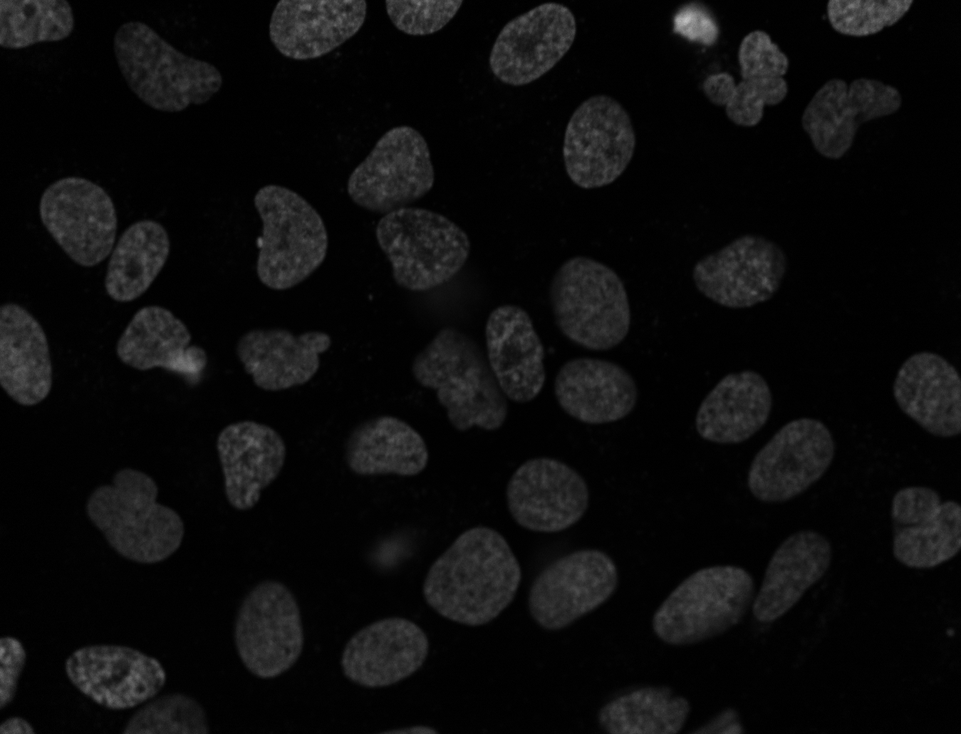
#> input picture images/dna-images/gnf/dna-0.png, 961 x 734 px, shrunk from 1349 x 1030 before the run; its folder holds only this picture in this run
$ jupyter execute --allow-errors Data.ipynb
#> lines starting #> are read from the running program, lines starting #| are printed output that depends on the picture; after the words box and inside, x2 and y2 are one past the last pixel; in counts of white or black regions, pixels touching at a corner belong together
### generate_fragments.py
import numpy as np
import itertools
import networkx as nx

from skimage import img_as_ubyte, filters
from scipy.ndimage import gaussian_filter
from skimage.segmentation import watershed
from skimage.morphology import disk
from skimage.measure import label, regionprops, euler_number
from skimage.future.graph import RAG

from tqdm import tqdm

def generate_fragments(img, std_dev, int_threshold, min_seed_dist, max_search_depth, max_frag_dist) -> tuple[np.ndarray, list[frozenset]]:
    """
    Create fragments and prototype set out of watershed transformation of image.

    Parameters
    ----------

    img: 2d-ndarray
        input image.
    std_dev: float
        Standard deviation for gaussian filter.

    int_threshold: float
        Intensity threshold between 0 and 1.
        Higher values result in less seedpoints for the generation of fragments.

    min_seed_distance: float
        Distance between seeds, determines how big single fragments should be.

    max_search_depth: float
        positive number, maximum distance to the origin fragment of an element of a prototype list.

    max_frag_dist: float
        positive number, fragments with centroids further apart than max_frag_dist are not considert adjacend.

    Returns
    -------

    fragments: 2d-ndarray
        a integer labeled matrix of the same shape as image.
        Each label depicts a fragment of the input picture ``img``.

    ProtoytpeList: list of frozensets
        Each is a prototype set containing the labeles of the coresponding fragments.
    """

    #Fehlerabfangen
    if std_dev < 0:
        raise ValueError("Smoothing strength needs to be positive")
    if int_threshold > 1 or int_threshold < 0:
        raise ValueError("Relative intensity threshold needs to be between 0 and 1")
    if min_seed_dist < 1:
        raise ValueError("Min seed distance needs to be >= 1")
    if max_search_depth < 0:
        raise ValueError("Maximum search error needs to be positive")
    if max_frag_dist < 0:
        raise ValueError("Maximum fragments distance needs zo be positive")

    #convert dtype of img to uint8 (required by filter function)
    img = img_as_ubyte(img)
    #smooth image with gausian filter
    g = gaussian_filter(img,std_dev)

    #Create delta ball
    B = disk(min_seed_dist)
    #Set the markers in the Image according to the formula (P is an boolean image)
    P = (g==filters.rank.maximum(g,B)) & ((1-int_threshold)*g >= filters.rank.minimum(g,B))
    #Fuse adjacient markers and label each group of markers
    g_markers = label(P)
    #Get the regions of the markers to access centroid later
    PI = regionprops(g_markers)

    #Create fragments as Watershed regions
    fragments = watershed(255-g,markers=g_markers)
    #Create the adjacency graph of the labeled image
    G = RAG(fragments,connectivity=2)

    #Remove edges if centroids are to far away
    for edge in G.edges():
        if np.linalg.norm(np.array(PI[edge[0]-1].centroid) - np.array(PI[edge[1]-1].centroid)) > max_frag_dist:
            G.remove_edge(edge[0],edge[1])

    #initalize the prototypeset
    prototypes = set()
    #iterate over all conected components (cc)
    for nodes_in_cc in tqdm(nx.algorithms.connectivity.edge_kcomponents.k_edge_subgraphs(G,1)):
        #Set the subgraph of curent cc
        H = G.subgraph(nodes_in_cc)
        #Loop over the nodes of the subgraph
        for v in nodes_in_cc:
            #Add the isolated region of the curent node if it is simply connected
            if euler_number(fragments == v) == 1: prototypes.add(frozenset([v]))
            #Loop over the distance from the curent node within the graph
            for distance in range(1,max_search_depth+1):
                #Get a dictonary containg the distance from curent node
                distance_from_origin = nx.single_source_shortest_path_length(H, v,cutoff=distance)
                #Loop over the amount of nodes
                for node_amount in range(distance,len(distance_from_origin.values())):
                    #Loop over all subsets of nodes that contain v and contain node_amount of nodes
                    for node_subset in itertools.combinations([node for node in distance_from_origin.keys()], node_amount):
                        node_subset = set([v]).union(set(node_subset))
                        #Check other requirments and add the node set to S if they are fullfilled
                        if frozenset(node_subset) in prototypes:
                            continue
                        if not nx.is_connected(H.subgraph(node_subset)):
                            continue
                        #check that the merge of the regions is simply connected
                        sub_img = np.zeros_like(fragments, dtype = bool)
                        for region_label in node_subset:
                            sub_img += fragments == region_label
                        if euler_number(sub_img) == 1: prototypes.add(frozenset(node_subset))
    prototype_list = list(prototypes)

    return fragments, prototype_list

### Multi_Nuclei_Segmentation.py
import cvxopt
import numpy as np
from skimage.measure import regionprops, find_contours
from joblib import Parallel, delayed
from cvxopt import matrix

from Single_nuclei_segmentation import Solv

#create the subimages that will then be minimized
def create_images(fragments: np.ndarray, prototype_list: list[frozenset]) -> list[list]:
    """
    create a list of a list of coordinates.
    Each element contains coordinates of a subimage obtained by the
    labels of the corresponding element in prototype_list. These labels match the labeled matrix fragments.

    Parameters
    ----------

    fragments: 2d-ndarray, a labeled matrix in the shape of an image.
            Each label depicts a fragment of an image.

    prototype_list: list of frozensets
        Each set contains labels corresponding to the labels in fragments.

    Returns
    -------

    coords_list: list of lists
        each element is a list of int tuples (x, y) of pixel-coordinates of the corresponding image
    """

    coords_list = []
    for k in range(len(prototype_list)):
        coords = np.concatenate([regionprops(fragments)[i-1].coords for i in list(prototype_list[k])])
        coords_list.append(coords)
    return coords_list

#minimize the prototype sets. uses parallelization
def optimise_regions(image: np.ndarray, coords_list: list[list], n_jobs = None) -> tuple[list[cvxopt.matrix], list[float]]:
    """
    Find all minimisers and minimum value of energy function J for each region of image given by coords_list.

    Parameters
    -----

    image: 2d-ndarray or matrix
        Image for which we compute minimum energy

    coords_list: list of lists
        each element is a list of int tuples (x, y) of pixel-coordinates in image

    n_jobs: int
        the number of workers to use to parallely compute the minimizers (theta, f) for each subimage generated by the elements of prototype_list.
        Default is None, i.e no parallel work. For n_jobs below -1, (n_cpus + 1 + n_jobs) are used. Thus for n_jobs = -2, all CPUs but one are used.

    Returns
    ------

    theta: list of CVX 6x1 matrix of length coords_list
        each element is the minimizer of energy function J for the subimage of the same index in coords_list.
        TODO explain what the elements of theta represent
    f: list of floats of length coords_list
        each element is the minimum of the energy function J for the subimage of the same index in coords_list,
        i.e the value J evaluted at point theta.

    See also
    --------
    joblib.Parallel: the used parallelisation tool here
        see documentation for longer explanation of n_jobs and the used method in this function.
    """
    theta = []
    f = []
    r = Parallel(n_jobs = n_jobs, verbose = 10)(delayed(Solv)(image, coords) for coords in coords_list)
    theta, f = zip(*r)
    return theta, f

#Alg II
# [140 lines left out: functions global_solution, multi_segmentation, not called in this run]

### Data.ipynb
[cell 1]
from generate_fragments import generate_fragments
from Multi_Nuclei_Segmentation import create_images, optimise_regions, multi_segmentation
import matplotlib.pyplot as plt
import numpy as np

from tqdm import tqdm

[cell 2]
lengthS = np.zeros(50)
lengthOmega = np.zeros(50)
#> (the rest of this cell did not finish here and is left out)

#> in generate_fragments, `g = gaussian_filter(img,std_dev)`:
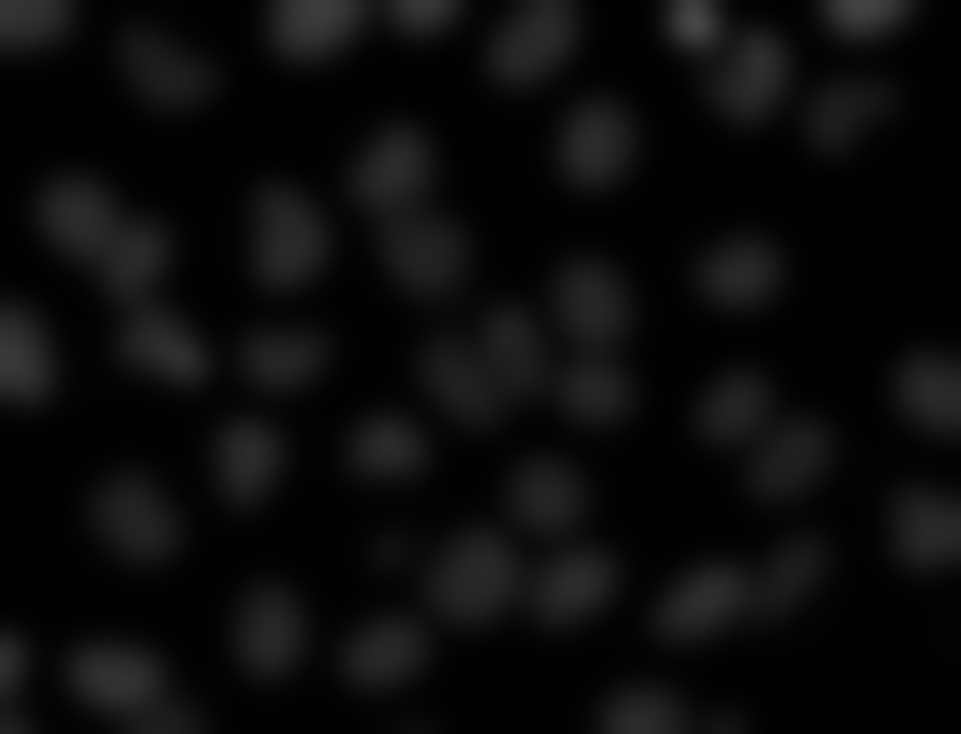
#> g: shape (734, 961); min 0, max 70, mean 11.5
#> in generate_fragments, `P = (g==filters.rank.maximum(g,B)) & ((1-int_threshold)*g >= filters.r..`:
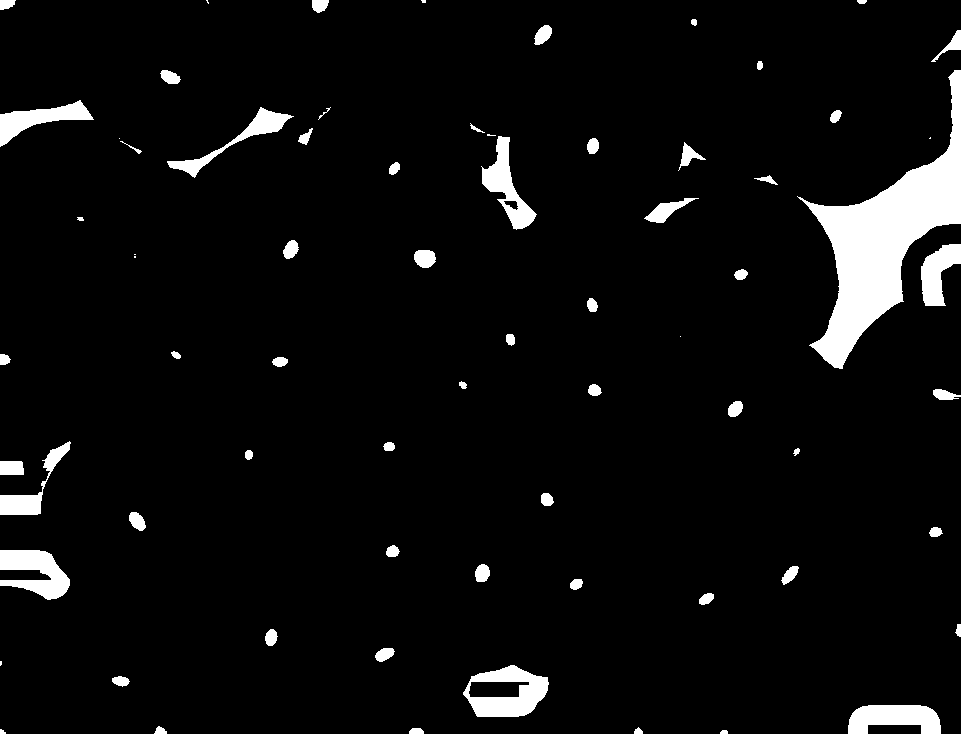
#> P: shape (734, 961) bool; 5.2% white; 70 white regions (9 under 20 px)
#> in generate_fragments, `g_markers = label(P)`:
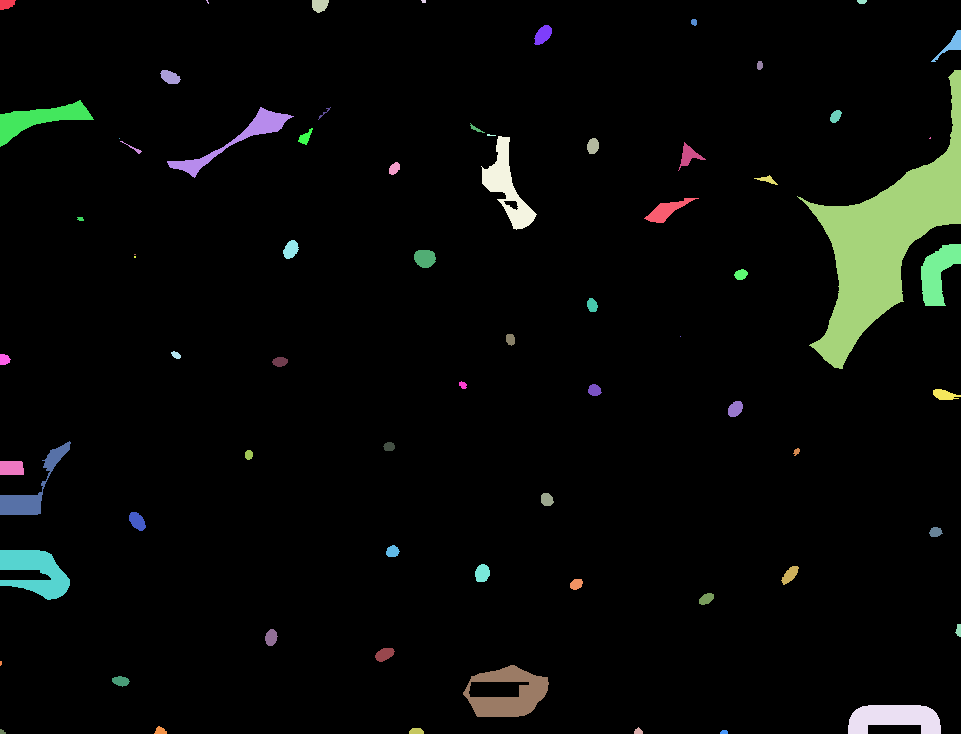
#> g_markers: shape (734, 961) int32; 71 distinct labels, from 0 to 70; one colour per label, 0 black
#> in generate_fragments, `PI = regionprops(g_markers)`: PI = 70 regions; largest, box (x1, y1, x2, y2) and area: (797, 70, 961, 369) 15189, (463, 665, 549, 717) 2526, (0, 550, 70, 600) 2122, (848, 705, 941, 734) 2008, (481, 136, 537, 230) 1842
#> in generate_fragments, `fragments = watershed(255-g,markers=g_markers)`:
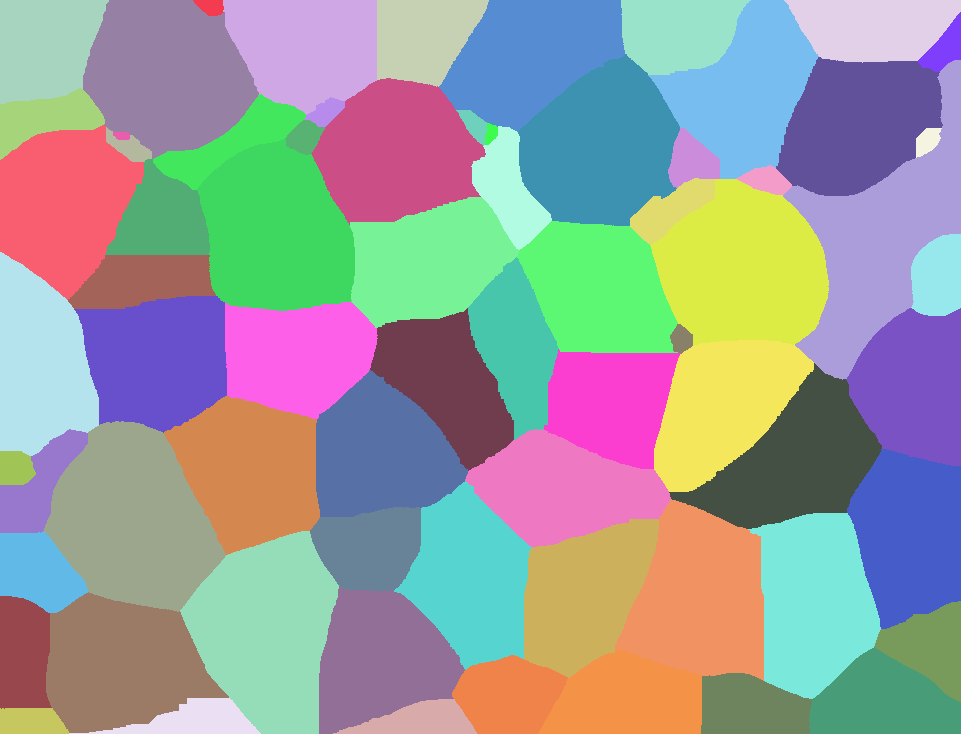
#> fragments: shape (734, 961) int32; 70 distinct labels, from 1 to 70; one colour per label, 0 black
#> the loop in generate_fragments, `for edge in G.edges():` made 174 passes
#> edge on passes 1 to 3: (1, 10), (1, 12), (10, 2)
#> the loop in generate_fragments, `for nodes_in_cc in tqdm(nx.algorithms.connectivity.edge_kcomponents.k_..` made 24 passes
#> after the loop in generate_fragments, `for nodes_in_cc in tqdm(nx.algorithms.connectivity.edge_kcomponents.k_..`:
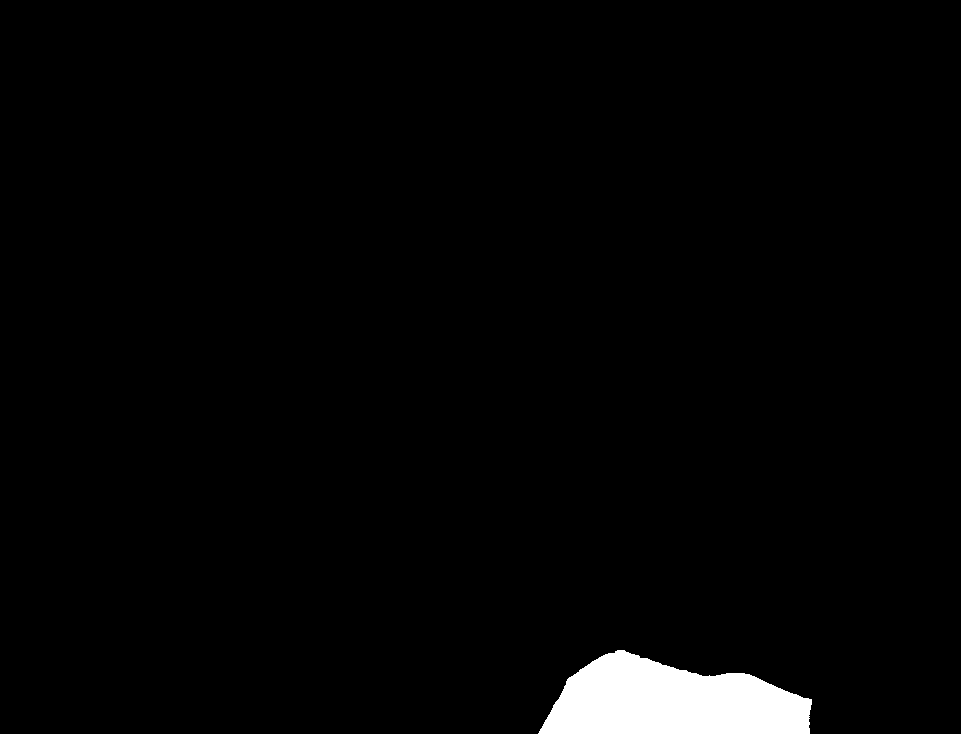
#> sub_img: shape (734, 961) bool; 2.3% white; 1 white region, box (x1, y1, x2, y2) and area: (538, 650, 812, 734) 16020
#> after the loop in generate_fragments, `for nodes_in_cc in tqdm(nx.algorithms.connectivity.edge_kcomponents.k_..`: node_subset = 2 items; prototypes = 503 items

    lengthS[i] = len(S)
    from skimage.measure import regionprops
    lengthOmega[i] = len(regionprops(Omega))

    ListOfCoords = create_images(Omega, S)
    theta, f = optimise_regions(image, ListOfCoords, n_jobs=-3)
    seg = multi_segmentation(image, Omega, S, theta, f, np.median(f))

    fig, ax = plt.subplots()
    ax.imshow(image, cmap=plt.cm.gray)
    for ellipse in seg:
        for contour in ellipse:
            ax.plot(contour[:, 1], contour[:, 0], linewidth=2)
    plt.axis('off')
    plt.savefig('images/segmented/dna-' + str(i) + '.png', bbox_inches = 'tight')
